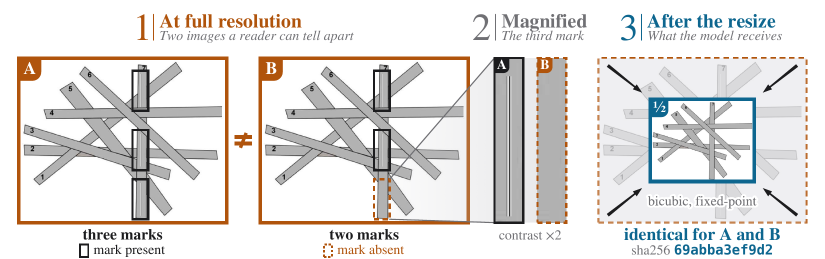
#> input picture assets/certified_pair.png, 1650 x 517 px (shown at 1/2 size)
$ python -i internvl.py   (imports and definitions only)
#> lines starting #> are read from the running program, lines starting #| are printed output that depends on the picture
#!/usr/bin/env python3
"""InternVL / VisualPRM production preprocessing, transcribed verbatim from source.

Why this file exists.  `AutoProcessor` on the VisualPRM-8B repo returns the
CLIP-style feature extractor recorded in `preprocessor_config.json`
(resize-shortest-side to 448, `do_center_crop=True`).  That is NOT what the model
is run with.  Every OpenGVLab entry point -- the InternVL README, the
InternVL2_5-8B card, the VisualPRM-8B card, and VLMEvalKit -- feeds the model
through `load_image`/`dynamic_preprocess` instead, which TILES the image and
appends a thumbnail and never centre-crops anything.

The two paths disagree about which pixels reach the model, so a pair certified
against the wrong one certifies nothing about the deployed system.  The functions
below are copied from the OpenGVLab sources (verified byte-identical across the
InternVL README, internvl_chat/README.md and the InternVL2_5-8B card; the
VisualPRM-8B card differs only in one parameter name), so that what we hash is
what the model is actually fed.

Consequences that matter for the certificate, read off this code:

  * `dynamic_preprocess` crops tiles that EXACTLY TILE the resized image, so
    tiling discards nothing.  There is no crop-shaped dead region here -- the
    centre-crop dead region that the CLIP path exhibits is an artifact of the
    wrong path.
  * `load_image` hardcodes `use_thumbnail=True`, so for any multi-tile image the
    model additionally receives a 448x448 downscale of the WHOLE original.  A
    perturbation must therefore lie in the null space of the tile resize AND of
    the thumbnail resize simultaneously.  That is a stronger constraint than
    either alone and it is easy to miss.
  * Both `image.resize(...)` calls pass no `resample`, so they take Pillow's
    default; `build_transform` names BICUBIC explicitly for the per-tile
    448x448 resize.
"""

from __future__ import annotations

import numpy as np

IMAGENET_MEAN = (0.485, 0.456, 0.406)
IMAGENET_STD = (0.229, 0.224, 0.225)

# Defaults confirmed against config.json for both InternVL2_5-8B and VisualPRM-8B:
# force_image_size=448, min_dynamic_patch=1, max_dynamic_patch=12, use_thumbnail=true.
IMAGE_SIZE = 448
MIN_NUM = 1
MAX_NUM = 12


def find_closest_aspect_ratio(aspect_ratio, target_ratios, width, height, image_size):
    """Verbatim from the OpenGVLab sources."""
    best_ratio_diff = float("inf")
    best_ratio = (1, 1)
    area = width * height
    for ratio in target_ratios:
        target_aspect_ratio = ratio[0] / ratio[1]
        ratio_diff = abs(aspect_ratio - target_aspect_ratio)
        if ratio_diff < best_ratio_diff:
            best_ratio_diff = ratio_diff
            best_ratio = ratio
        elif ratio_diff == best_ratio_diff:
            if area > 0.5 * image_size * image_size * ratio[0] * ratio[1]:
                best_ratio = ratio
    return best_ratio


def dynamic_preprocess(image, min_num=MIN_NUM, max_num=MAX_NUM,
                       image_size=IMAGE_SIZE, use_thumbnail=False):
    """Verbatim from the OpenGVLab sources.

    NOTE the tie-break in `find_closest_aspect_ratio` reads `target_ratios` in the
    order produced by sorting a SET by i*j.  Python's sort is stable but the
    within-group order of a set is unspecified, so on an exact aspect-ratio tie the
    selected grid can in principle depend on set iteration order.  We do not rely
    on it: `interface_state` below hashes the realized grid, so a tie that resolved
    differently would change the digest rather than pass silently.
    """
    orig_width, orig_height = image.size
    aspect_ratio = orig_width / orig_height

    target_ratios = set(
        (i, j)
        for n in range(min_num, max_num + 1)
        for i in range(1, n + 1)
        for j in range(1, n + 1)
        if i * j <= max_num and i * j >= min_num
    )
    target_ratios = sorted(target_ratios, key=lambda x: x[0] * x[1])

    target_aspect_ratio = find_closest_aspect_ratio(
        aspect_ratio, target_ratios, orig_width, orig_height, image_size
    )

    target_width = image_size * target_aspect_ratio[0]
    target_height = image_size * target_aspect_ratio[1]
    blocks = target_aspect_ratio[0] * target_aspect_ratio[1]

    resized_img = image.resize((target_width, target_height))
    processed_images = []
    for i in range(blocks):
        box = (
            (i % (target_width // image_size)) * image_size,
            (i // (target_width // image_size)) * image_size,
            ((i % (target_width // image_size)) + 1) * image_size,
            ((i // (target_width // image_size)) + 1) * image_size,
        )
        split_img = resized_img.crop(box)
        processed_images.append(split_img)
    assert len(processed_images) == blocks
    if use_thumbnail and len(processed_images) != 1:
        thumbnail_img = image.resize((image_size, image_size))
        processed_images.append(thumbnail_img)
    return processed_images


def load_pixel_values(image, input_size=IMAGE_SIZE, max_num=MAX_NUM) -> np.ndarray:
    """The tensor the model is actually fed: (n_tiles, 3, 448, 448), float32.

    Mirrors `load_image` (which hardcodes use_thumbnail=True) but returns numpy and
    takes an already-opened image, so the caller controls the pixels.  Normalization
    is applied exactly as `build_transform` does: ToTensor scales to [0,1] in CHW,
    then Normalize with the ImageNet constants.
    """
    from PIL import Image as _Image

    if isinstance(image, np.ndarray):
        image = _Image.fromarray(image)
    image = image.convert("RGB") if image.mode != "RGB" else image

    tiles = dynamic_preprocess(image, image_size=input_size, use_thumbnail=True, max_num=max_num)
    mean = np.array(IMAGENET_MEAN, dtype=np.float32).reshape(3, 1, 1)
    std = np.array(IMAGENET_STD, dtype=np.float32).reshape(3, 1, 1)

    out = []
    for t in tiles:
        # build_transform: T.Resize((448,448), BICUBIC) then ToTensor then Normalize.
        # Tiles are already 448x448 so the resize is identity, but the thumbnail
        # path can hand us a differently sized image, so apply it unconditionally.
        if t.size != (input_size, input_size):
            t = t.resize((input_size, input_size), _Image.BICUBIC)
        arr = np.asarray(t, dtype=np.float32).transpose(2, 0, 1) / 255.0
        out.append((arr - mean) / std)
    return np.stack(out)


def interface_state(image, input_size=IMAGE_SIZE, max_num=MAX_NUM) -> dict:
    """Every image-dependent quantity the language model conditions on.

    Beyond the pixel tensor this records the realized tile grid and the tile count,
    because both are image-size dependent and both change how many visual tokens
    the model sees.  Appendix B's checklist names grid, tile count and any
    thumbnail branch explicitly; omitting them would leave an unhashed channel.
    """
    from PIL import Image as _Image

    if isinstance(image, np.ndarray):
        image = _Image.fromarray(image)
    image = image.convert("RGB") if image.mode != "RGB" else image

    tiles = dynamic_preprocess(image, image_size=input_size, use_thumbnail=True, max_num=max_num)
    pv = load_pixel_values(image, input_size, max_num)
    return {
        "pixel_values": pv,
        "n_tiles": len(tiles),
        "has_thumbnail": len(tiles) != 1,
        "orig_size": tuple(image.size),
    }


def validate() -> list[tuple[str, bool, str]]:
    """Observable invariants a faithful transcription must satisfy."""
    from PIL import Image as _Image

    out = []

    def mk(w, h):
        return _Image.fromarray(
            (np.random.default_rng(0).integers(0, 256, (h, w, 3))).astype(np.uint8)
        )

    t = dynamic_preprocess(mk(448, 448), use_thumbnail=True)
    out.append(("square 448 -> exactly 1 tile, no thumbnail appended", len(t) == 1, f"{len(t)}"))

    t = dynamic_preprocess(mk(896, 448), use_thumbnail=True)
    out.append(("2:1 -> 2 tiles + thumbnail = 3", len(t) == 3, f"{len(t)}"))

    t = dynamic_preprocess(mk(448, 896), use_thumbnail=True)
    out.append(("1:2 -> 2 tiles + thumbnail = 3", len(t) == 3, f"{len(t)}"))

    for (w, h) in ((4000, 500), (500, 4000), (1024, 768), (333, 500)):
        t = dynamic_preprocess(mk(w, h), use_thumbnail=True)
        n_tiles = len(t) - (1 if len(t) != 1 else 0)
        ok = n_tiles <= MAX_NUM and all(x.size == (IMAGE_SIZE, IMAGE_SIZE) for x in t)
        out.append((f"{w}x{h}: <= {MAX_NUM} tiles, all 448x448", ok, f"tiles={n_tiles}"))

    pv = load_pixel_values(mk(896, 448))
    out.append(("pixel_values is (n_tiles,3,448,448) float32",
                pv.shape[1:] == (3, 448, 448) and pv.dtype == np.float32, str(pv.shape)))
    return out


# [6 lines not run here, left out]

>>> from PIL import Image
>>> picture = Image.open('../../assets/certified_pair.png')
#> picture is the input picture: PIL image 1650x517 RGB; mean R, G, B 227, 224.7, 222.9
>>> result = interface_state(picture)
#> in dynamic_preprocess, `resized_img = image.resize((target_width, target_height))`:
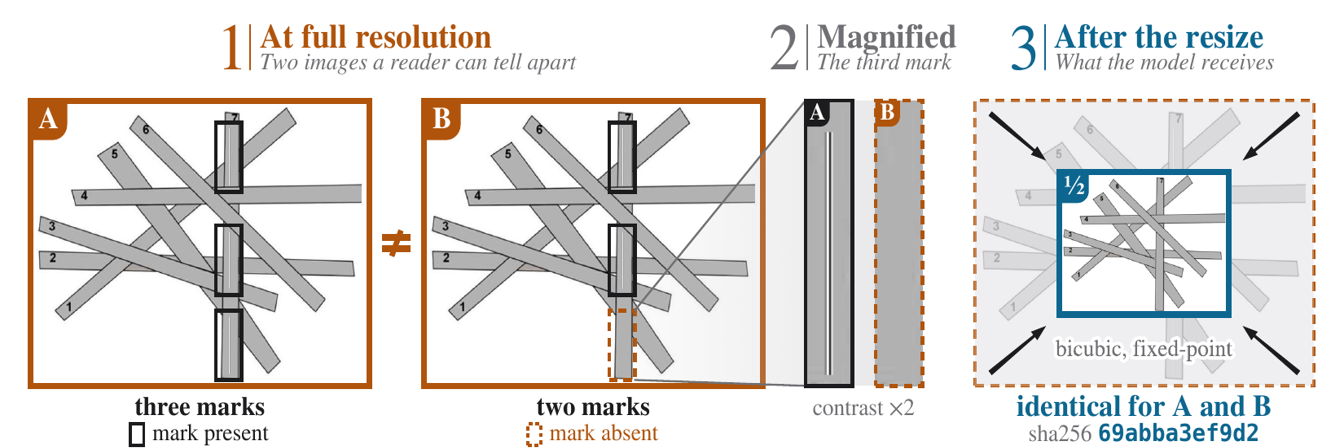
#> resized_img: PIL image 1344x448 RGB; mean R, G, B 226.9, 224.6, 222.8
#> the loop in dynamic_preprocess, `for i in range(blocks):` made 3 passes
#> pass 1, in dynamic_preprocess, `split_img = resized_img.crop(box)`:
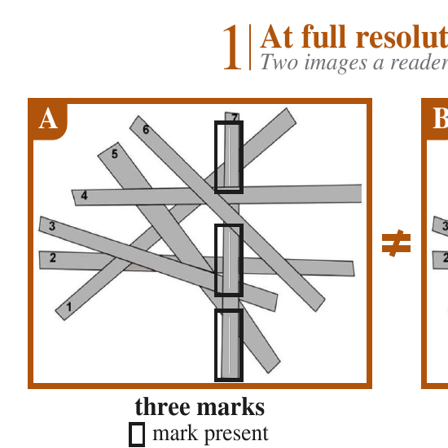
#> split_img: PIL image 448x448 RGB; mean R, G, B 232, 225.9, 221.1
#> pass 2, in dynamic_preprocess, `split_img = resized_img.crop(box)`:
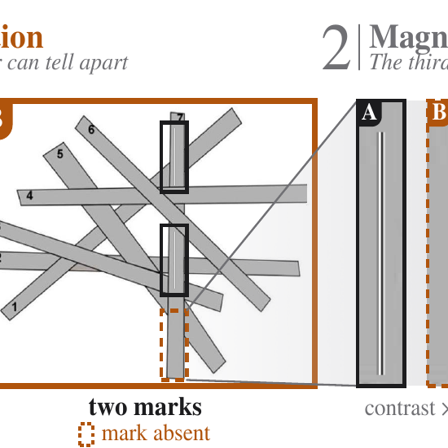
#> split_img: PIL image 448x448 RGB; mean R, G, B 222.8, 219.2, 216.6
#> pass 3, in dynamic_preprocess, `split_img = resized_img.crop(box)`:
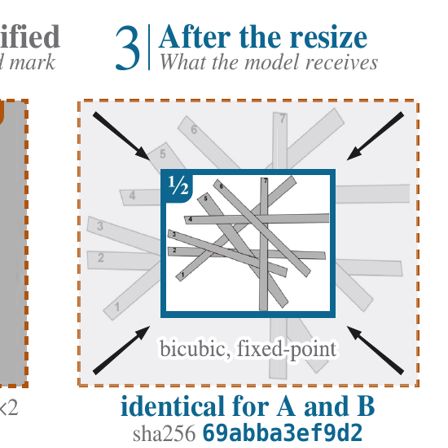
#> split_img: PIL image 448x448 RGB; mean R, G, B 225.8, 228.7, 230.5
#> after the loop in dynamic_preprocess, `for i in range(blocks):`: processed_images = 3 items
#> in dynamic_preprocess, `thumbnail_img = image.resize((image_size, image_size))`:
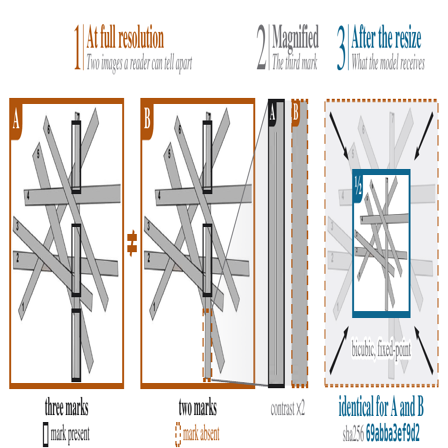
#> thumbnail_img: PIL image 448x448 RGB; mean R, G, B 226.8, 224.5, 222.7
#> in interface_state, `tiles = dynamic_preprocess(image, image_size=input_size, use_thumbnail..`: tiles = 4 items
#> the loop in load_pixel_values, `for t in tiles:` made 4 passes
#> result = 4 items
